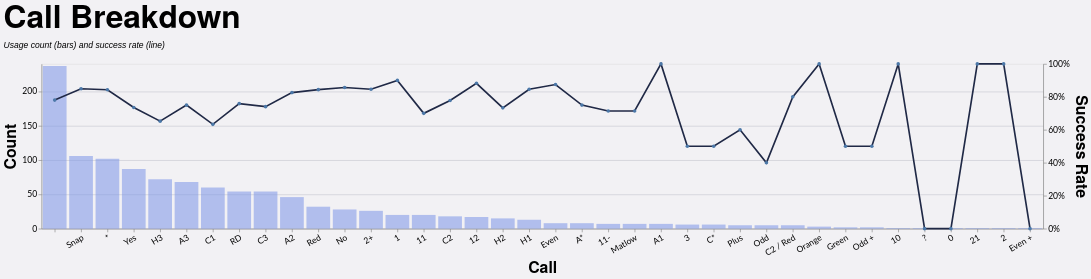

Vega-Lite specification for this chart:
### Vega-Lite specification from a JSON file in a GitHub repository (floating-point values rounded to 4 significant figures; data arrays with more than 128 entries replaced by an {"elided": "..."} marker saying what was removed)
{"config": {"axis": {"labelFont": "Lato, sans-serif", "titleFont": "PT Sans Narrow, Helvetica Neue, Helvetica, Arial, sans-serif", "labelFontSize": 13, "titleFontSize": 24, "gridColor": "#202947", "gridOpacity": 0.2}, "header": {"labelFont": "PT Sans Narrow, Helvetica Neue, Helvetica, Arial, sans-serif", "titleFont": "PT Sans Narrow, Helvetica Neue, Helvetica, Arial, sans-serif", "labelFontSize": 24, "titleFontSize": 28, "labelFontWeight": "bold", "orient": "left"}, "legend": {"labelFont": "Lato, sans-serif", "titleFont": "PT Sans Narrow, Helvetica Neue, Helvetica, Arial, sans-serif", "labelFontSize": 14, "titleFontSize": 16, "titlePadding": 5, "fillColor": "white", "strokeColor": "black", "padding": 10, "titleFontWeight": "lighter", "titleFontStyle": "italic", "titleColor": "gray", "offset": 10}, "title": {"font": "PT Sans Narrow, Helvetica Neue, Helvetica, Arial, sans-serif", "fontSize": 48, "fontWeight": "bold", "anchor": "start", "align": "center", "titlePadding": 20, "subtitlePadding": 10, "subtitleFontSize": 13, "subtitleColor": "", "subtitleFontStyle": "italic", "offset": 15, "color": "black"}, "axisX": {"labelAngle": 0}, "facet": {"title": null, "header": null, "align": {"row": "each", "column": "each"}}, "resolve": {"scale": {"y": "independent", "facet": "independent"}}, "background": "#f2f1f4"}, "layer": [{"mark": {"type": "bar", "color": "#7d96e8", "opacity": 0.55}, "encoding": {"tooltip": [{"field": "call", "title": "Call", "type": "nominal"}, {"field": "won", "format": ",.0f", "title": "Won", "type": "quantitative"}, {"field": "attempts", "format": ",.0f", "title": "Attempts", "type": "quantitative"}, {"field": "success_rate", "format": ".1%", "title": "Success Rate", "type": "quantitative"}], "x": {"axis": {"labelAngle": -30}, "field": "call", "sort": "-y", "title": "Call", "type": "nominal"}, "y": {"axis": {"format": ",.0f", "orient": "left"}, "field": "attempts", "title": "Count", "type": "quantitative"}}, "transform": [{"filter": "(loSquad == 'All' || datum.squad == loSquad) && (loGameType == 'All' || (loGameType == 'League + Cup' && (datum.game_type == 'League' || datum.game_type == 'Cup')) || (loGameType == 'League only' && datum.game_type == 'League') || datum.game_type == loGameType) && (loOpposition == 'All' || datum.opposition == loOpposition) && (loThrower == 'All' || datum.thrower == loThrower) && (loJumper == 'All' || datum.jumper == loJumper) && (loArea == 'All' || datum.area == loArea) && (loNumbers == 'All' || datum.numbers == loNumbers) && (loCallType == 'All' || datum.call_type == loCallType)"}, {"filter": "(loSeason == 'All' || datum.season == loSeason)"}, {"aggregate": [{"op": "count", "as": "attempts"}, {"op": "sum", "field": "won", "as": "won"}], "groupby": ["call"]}, {"calculate": "datum.won / datum.attempts", "as": "success_rate"}]}, {"mark": {"type": "line", "color": "#202946", "point": true, "strokeWidth": 2.5}, "encoding": {"tooltip": [{"field": "call", "title": "Call", "type": "nominal"}, {"field": "won", "format": ",.0f", "title": "Won", "type": "quantitative"}, {"field": "attempts", "format": ",.0f", "title": "Attempts", "type": "quantitative"}, {"field": "success_rate", "format": ".1%", "title": "Success Rate", "type": "quantitative"}], "x": {"axis": {"labelAngle": -30}, "field": "call", "sort": "-y", "title": "Call", "type": "nominal"}, "y": {"axis": {"format": "%", "orient": "right"}, "field": "success_rate", "scale": {"domain": [0, 1]}, "title": "Success Rate", "type": "quantitative"}}, "transform": [{"filter": "(loSquad == 'All' || datum.squad == loSquad) && (loGameType == 'All' || (loGameType == 'League + Cup' && (datum.game_type == 'League' || datum.game_type == 'Cup')) || (loGameType == 'League only' && datum.game_type == 'League') || datum.game_type == loGameType) && (loOpposition == 'All' || datum.opposition == loOpposition) && (loThrower == 'All' || datum.thrower == loThrower) && (loJumper == 'All' || datum.jumper == loJumper) && (loArea == 'All' || datum.area == loArea) && (loNumbers == 'All' || datum.numbers == loNumbers) && (loCallType == 'All' || datum.call_type == loCallType)"}, {"filter": "(loSeason == 'All' || datum.season == loSeason)"}, {"aggregate": [{"op": "count", "as": "attempts"}, {"op": "sum", "field": "won", "as": "won"}], "groupby": ["call"]}, {"calculate": "datum.won / datum.attempts", "as": "success_rate"}]}], "data": {"name": "data-1b909dd81513f248a4611f686a65e28d"}, "height": 250, "params": [{"name": "loSquad", "value": "All"}, {"name": "loSeason", "value": "All"}, {"name": "loGameType", "value": "All"}, {"name": "loOpposition", "value": "All"}, {"name": "loThrower", "value": "All"}, {"name": "loJumper", "value": "All"}, {"name": "loArea", "value": "All"}, {"name": "loNumbers", "value": "All"}, {"name": "loCallType", "value": "All"}], "resolve": {"scale": {"y": "independent"}}, "title": {"text": "Call Breakdown", "subtitle": "Usage count (bars) and success rate (line)"}, "width": {"step": 40}, "$schema": "https://vega.github.io/schema/vega-lite/v5.20.1.json", "datasets": {"data-1b909dd81513f248a4611f686a65e28d": {"elided": "1152 records"}}}
